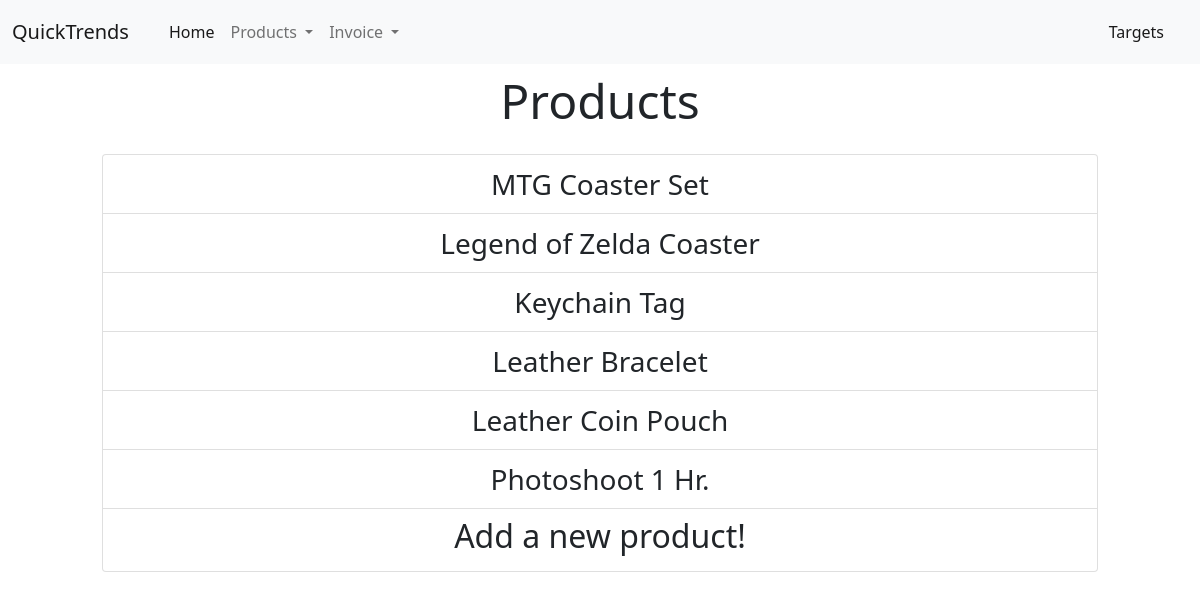
Screenshot of /products/ with the database file from the repository.
### Inventory/models.py (models this page shows)
class Product(models.Model):
    name = models.CharField(max_length=128)
    description = models.CharField(max_length=200)
    cost = models.DecimalField(decimal_places=2, max_digits=10, default=Decimal(0.00))
    sale_price = models.DecimalField(decimal_places=2, max_digits=10)
    stock = models.PositiveIntegerField(default=0)
    def __str__(self):
        return self.name
    class Meta:
        verbose_name = 'Product'

### Inventory/views.py (the view)
# urls.py: path('', ProductHome.as_view(), name='productlist'),
class ProductHome(ListView):
    model = Product

### Inventory/templates/Inventory/product_list.html (shortened to what this page needs)
{% extends "base.html" %}
{% block body %}
<div class="container">
    <div class="row mx-5 justify-content-around text-center">
        <div class="col-12">
            <h3 class="display-5 py-2">Products</h3>
            <div class="list-group py-2 text-center">
                {% for product in product_list %}
                    <a style="font-size: 28px" href="{% url 'inventory:productdetail' product.id %}" class="list-group-item list-group-item-action py-2" aria-current="true">
                        {{ product }}
                    </a>
                {% endfor %}
                <a class="list-group-item list-group-item-action py-2" href="{% url 'inventory:productcreate' %}"><h2>Add a new product!</h2></a>
            </div>
        </div>
    </div>
</div>
{% endblock body %}

### rows the page displays
Product: name "MTG Coaster Set"
Product: name "Legend of Zelda Coaster"
Product: name "Keychain Tag"
Product: name "Leather Bracelet"
Product: name "Leather Coin Pouch"
Product: name "Photoshoot 1 Hr."
